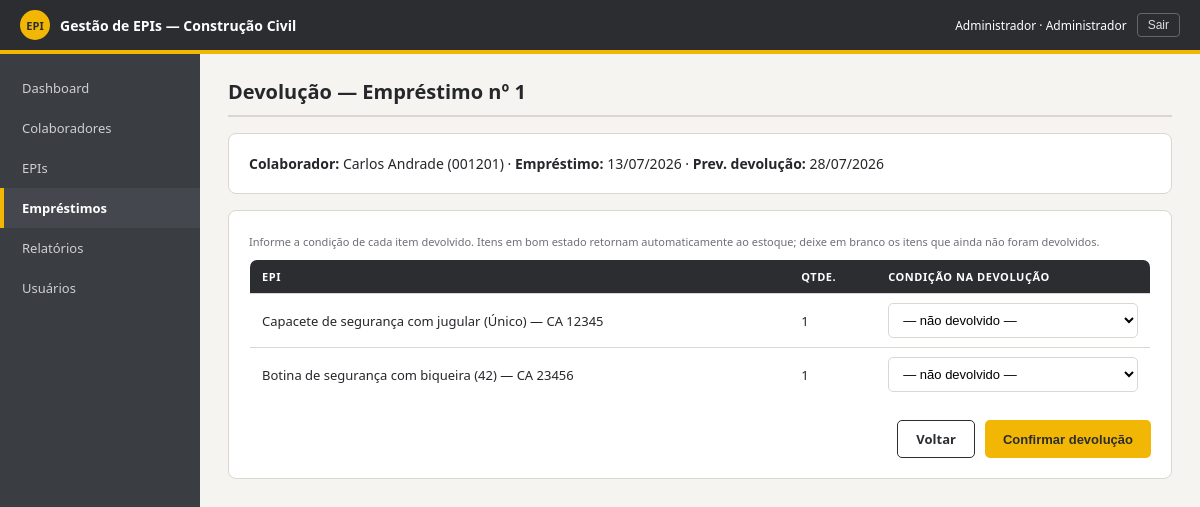
Page /emprestimos/1/devolucao/ (signed in) on the earlier database version.
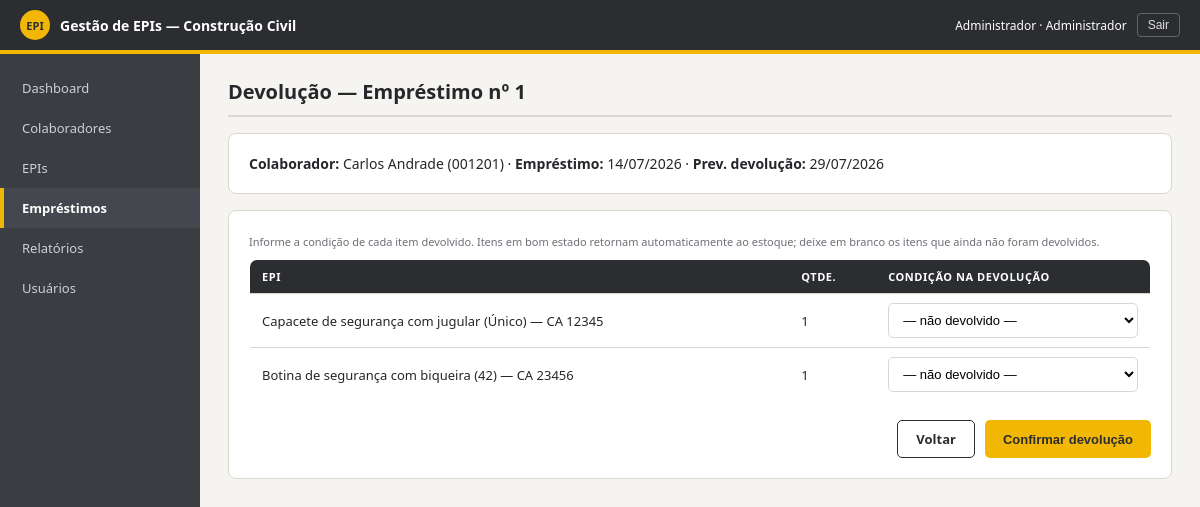
Same page on the later database version.
### core/models.py (models this page shows, shortened)
class Emprestimo(models.Model):
    class Status(models.TextChoices):
        ATIVO = 'ATIVO', 'Ativo'
        DEVOLVIDO = 'DEVOLVIDO', 'Devolvido'
        ATRASADO = 'ATRASADO', 'Atrasado'
    colaborador = models.ForeignKey(Colaborador, on_delete=models.PROTECT,
                                    related_name='emprestimos', verbose_name='Colaborador')
    usuario = models.ForeignKey('core.Usuario', on_delete=models.PROTECT,
                                related_name='emprestimos_registrados',
                                verbose_name='Registrado por')
    data_emprestimo = models.DateTimeField('Data do empréstimo', auto_now_add=True)
    data_prevista_devolucao = models.DateField('Data prevista de devolução')
    status = models.CharField('Status', max_length=10,
                              choices=Status.choices, default=Status.ATIVO)
    observacao = models.CharField('Observação', max_length=255, blank=True)
    class Meta:
        ordering = ['-data_emprestimo']
        verbose_name = 'empréstimo'
        verbose_name_plural = 'empréstimos'
    @property
    def itens_pendentes(self):
        return self.itens.filter(data_devolucao__isnull=True)

class Colaborador(models.Model):
    matricula = models.CharField('Matrícula', max_length=20, unique=True)
    nome = models.CharField('Nome completo', max_length=100)
    cpf = models.CharField('CPF', max_length=14, unique=True,
                           help_text='Somente números ou no formato 000.000.000-00')
    data_nascimento = models.DateField('Data de nascimento', null=True, blank=True)
    cargo = models.CharField('Cargo', max_length=60)
    setor = models.CharField('Setor', max_length=60)
    telefone = models.CharField('Telefone', max_length=15, blank=True)
    email = models.EmailField('E-mail', blank=True)
    ativo = models.BooleanField('Ativo', default=True)
    criado_em = models.DateTimeField(auto_now_add=True)
    class Meta:
        ordering = ['nome']
        verbose_name = 'colaborador'
        verbose_name_plural = 'colaboradores'

### core/views.py (the view, shortened to what this page needs)
# urls.py: path('emprestimos/<int:pk>/devolucao/', views.emprestimo_devolucao, name='emprestimo_devolucao'),
@login_required
def emprestimo_devolucao(request, pk):
    emprestimo = get_object_or_404(Emprestimo, pk=pk)
    itens = emprestimo.itens_pendentes.select_related('epi')
    return render(request, 'core/emprestimo_devolucao.html', {
        'emprestimo': emprestimo, 'itens': itens,
        'condicoes': ItemEmprestimo.Condicao.choices,
    })

### core/models.py (called while the page is built)
    @property
    def eh_admin(self):
        return self.perfil == self.Perfil.ADMINISTRADOR or self.is_superuser

### core/templates/core/emprestimo_devolucao.html (shortened to what this page needs)
{% extends 'core/base.html' %}
{% block conteudo %}
<h1>Devolução — Empréstimo nº {{ emprestimo.pk }}</h1>
<div class="painel" style="margin-bottom:16px;">
  <strong>Colaborador:</strong> {{ emprestimo.colaborador.nome }} ({{ emprestimo.colaborador.matricula }}) ·
  <strong>Empréstimo:</strong> {{ emprestimo.data_emprestimo|date:'d/m/Y' }} ·
  <strong>Prev. devolução:</strong> {{ emprestimo.data_prevista_devolucao|date:'d/m/Y' }}
</div>
{% if itens %}
<form method="post" class="painel">
  <p class="ajuda" style="margin-bottom:10px;">Informe a condição de cada item devolvido. Itens em bom estado retornam automaticamente ao estoque; deixe em branco os itens que ainda não foram devolvidos.</p>
  <table>
    <tr><th>EPI</th><th>Qtde.</th><th>Condição na devolução</th></tr>
    {% for item in itens %}
    <tr>
      <td>{{ item.epi.nome }}{% if item.epi.tamanho %} ({{ item.epi.tamanho }}){% endif %} — {{ item.epi.ca_numero }}</td>
      <td>{{ item.quantidade }}</td>
      <td>
        <select class="campo" name="condicao_{{ item.pk }}">
          <option value="">— não devolvido —</option>
        </select>
      </td>
    </tr>
    {% endfor %}
  </table>
  <div class="acoes">
    <a class="btn btn-secundario" href="{% url 'emprestimo_lista' %}">Voltar</a>
    <button class="btn btn-primario" type="submit">Confirmar devolução</button>
  </div>
</form>
{% else %}
<div class="painel">Todos os itens deste empréstimo já foram devolvidos.</div>
{% endif %}
{% endblock %}

Differences in the rows shown:
changed Emprestimo "Carlos Andrade": data_emprestimo "13/07/2026" → "14/07/2026"; data_prevista_devolucao "28/07/2026" → "29/07/2026"
